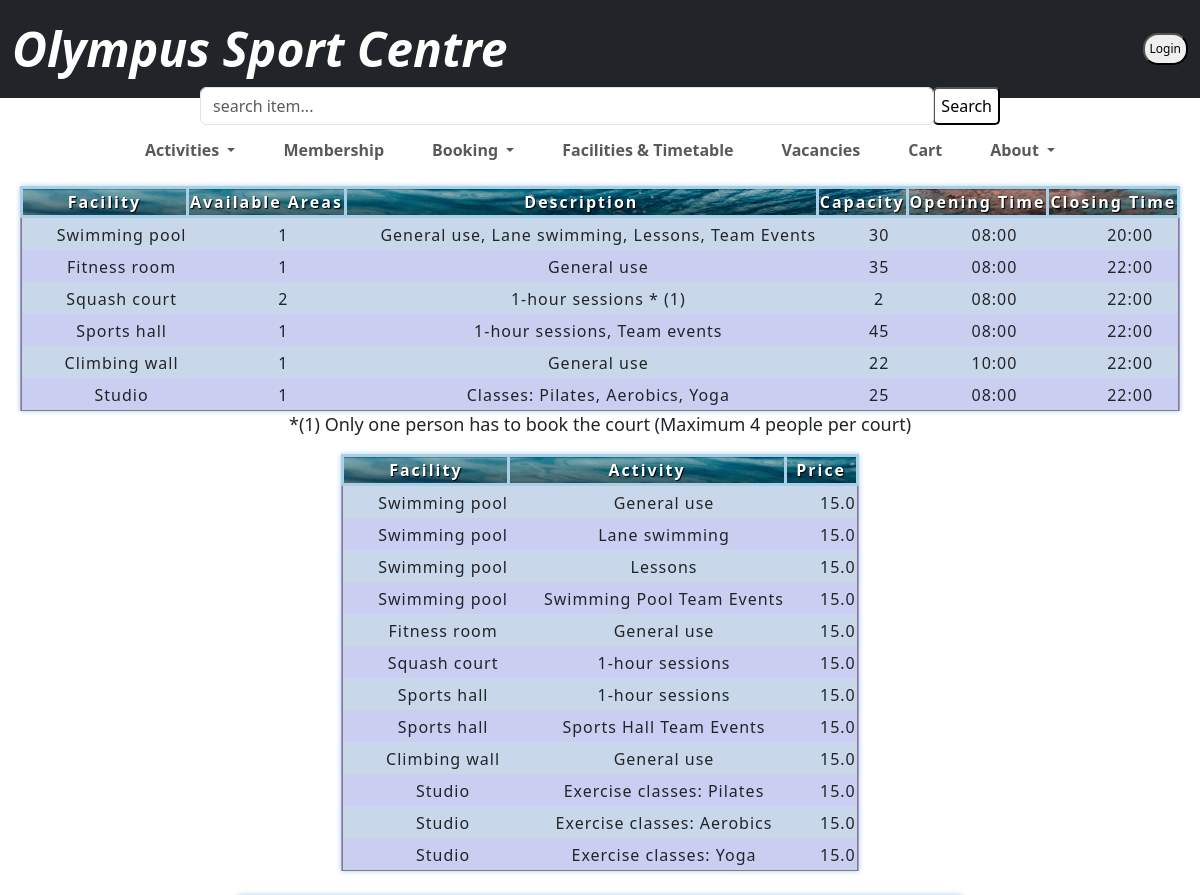
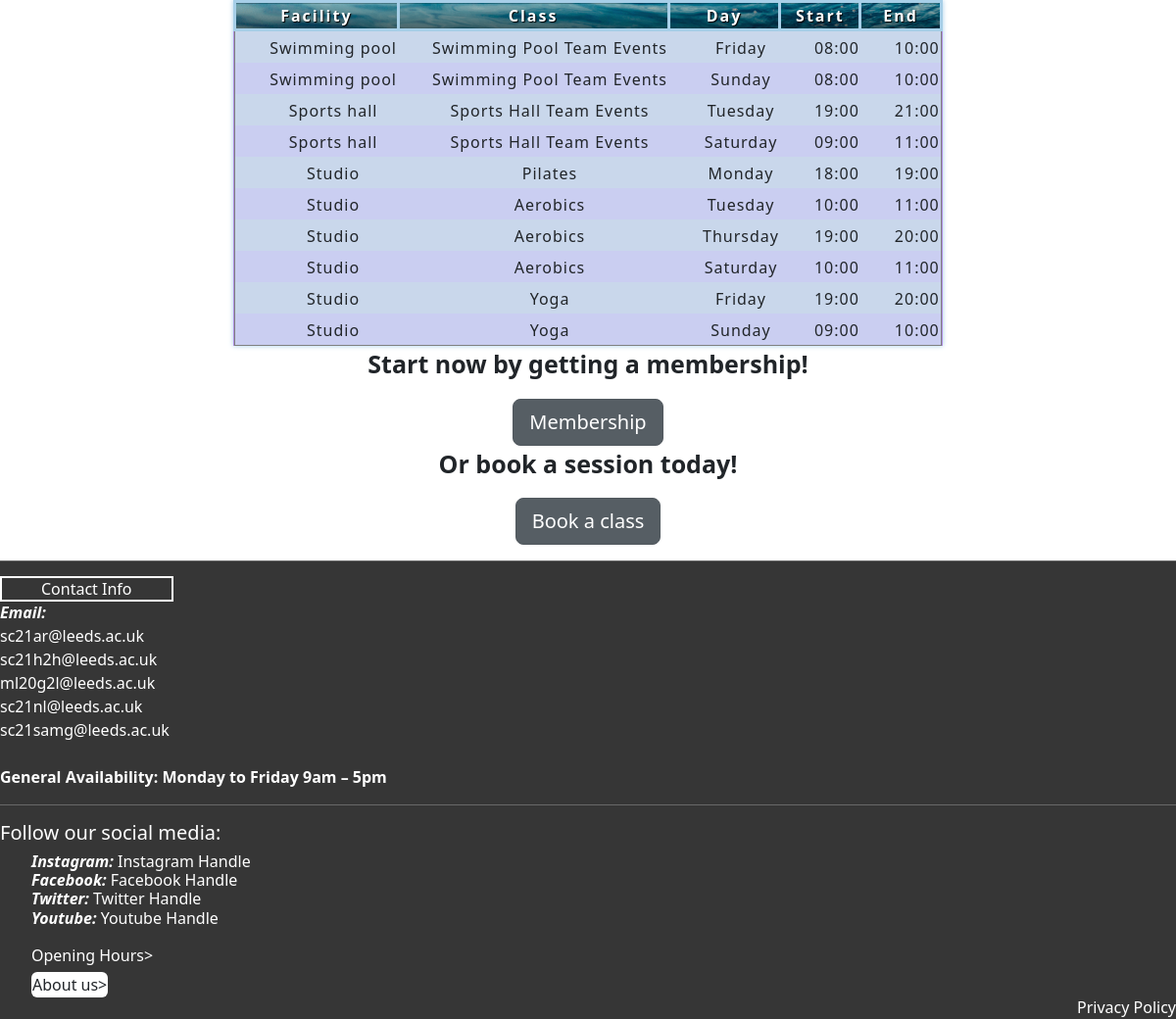
Screenshot of /facilities with the database file from the repository (2 pictures, top to bottom).
### app/models.py (models this page shows)
class facility(db.Model):
    facilityId = db.Column(db.Integer, primary_key=True)
    name = db.Column(db.String(200))
    roomCounter = db.Column(db.Integer)
    decription = db.Column(db.String(200))
    capacity = db.Column(db.Integer)
    openTime = db.Column(db.Time)
    closeTime = db.Column(db.Time)

class activity(db.Model):
    activityId = db.Column(db.Integer, db.ForeignKey("users.userId"), primary_key=True)
    facilityId = db.Column(db.Integer, db.ForeignKey("facility.facilityId"))
    name = db.Column(db.String(200))
    price = db.Column(db.Integer)

### tables this page shows
CREATE TABLE activityEvent
        (activityEventId INTEGER PRIMARY KEY,
        activityId INTEGER,
        facilityId INTEGER,
        name TEXT,
        day DATETIME,
        startTime TIME,
        endTime TIME,
        FOREIGN KEY(facilityId) REFERENCES facility(facilityId),
        FOREIGN KEY(activityId) REFERENCES activity(activityId)
        );

### app/main/views.py (the view)
@main.route('/facilities')
def facilities():
  with sqlite3.connect('app.db') as conn:
        cur = conn.cursor()
        cur.execute("SELECT facilityId, name, roomCounter, description, capacity, openTime, closeTime FROM facility")
        facility = cur.fetchall()
        cur.execute('''
        SELECT facility.name, activity.name, activity.price FROM activity
        INNER JOIN facility ON facility.facilityId = activity.facilityId
        ''')
        result = cur.fetchall()
        cur.execute('''
        SELECT  facility.name, activityEvent.name, activityEvent.day, activityEvent.startTime, activityEvent.endTime FROM activityEvent
        INNER JOIN facility ON activityEvent.facilityId = facility.facilityId
        ''')
        result1 = cur.fetchall()
  facility = parse(facility)
  result = parse(result)
  result1 = parse(result1)
  loggedIn, firstName = getLoginDetails()
  return render_template('facilities.html', result=result, result1=result1,facility=facility, loggedIn=loggedIn, firstName=firstName)

### app/main/forms.py (called while the page is built)
def parse(data):
	ans = []
	i = 0
	while i < len(data):
		curr = []
		for j in range(7):
			if i >= len(data):
				break
			curr.append(data[i])
			i += 1
		ans.append(curr)
	return ans

def getLoginDetails():
	with sqlite3.connect('app.db') as conn:
		cur = conn.cursor()
		if 'email' not in session:
			loggedIn = False
			firstName = ''
		else:
			loggedIn = True
			cur.execute("SELECT userId, firstName FROM users WHERE email = ?", (session['email'], ))
			firstName = cur.fetchone()
	conn.close()
	return (loggedIn, firstName)

### app/templates/facilities.html (shortened to what this page needs)
{% extends "base.html" %}
{% block content %}
<link rel="stylesheet" href={{ url_for('static', filename='css/table.css') }} />
  <div>
	{% for data in facility %}
	<table  border="1" class="center">
		<thead class="thead">
		<tr>
			<th>Facility</th>
			<th>Available Areas</th>
			<th>Description</th>
			<th>Capacity</th>
			<th>Opening Time</th>
			<th>Closing Time</th>
		</tr>
		</thead>
		<tbody>
			{% for row in data %}
		<tr>
			<td style="padding-bottom: 3px; padding-top: 5px; padding-left: 35px;">
				{{row[1]}}
			</td>
			<td style="padding-bottom: 3px; padding-top: 5px; padding-left: 35px;">
				{{row[2]}}
			</td>
			<td style="padding-bottom: 3px; padding-top: 5px; padding-left: 35px;">
				{{row[3]}}
			</td>
			<td style="padding-bottom: 3px; padding-top: 5px; padding-left: 35px;">
				{{row[4]}}
			</td>
			<td style="padding-bottom: 3px; padding-top: 5px; padding-left: 35px;">
				{{row[5]}}
			</td>
			<td style="padding-bottom: 3px; padding-top: 5px; padding-left: 35px;">
				{{row[6]}}
			</td>
		</tr>
			{% endfor %}
	</tbody>
	</table>
	{% endfor %}
	<center>
	<p><span style="font-size:18px">*(1) Only one person has to book the court (Maximum 4 people per court)</p>
	</center>
</div>
<div>
	<table border="1" class="center">
		<thead>
		<tr>
			<th>Facility</th>
			<th>Activity</th>
			<th>Price</th>
		</tr>
		</thead>
	<tbody>
			{% for data in result %}
			{% for row in data %}
			<td style="padding-bottom: 3px; padding-top: 5px; padding-left: 35px;">
				{{row[0]}}
			</td>
			<td style="padding-bottom: 3px; padding-top: 5px; padding-left: 35px;">
				{{row[1]}}
			</td>
			<td style="padding-bottom: 3px; padding-top: 5px; padding-left: 35px;">
				{{row[2]}}
			</td>
		{% endfor %}
		{% endfor %}
	</tbody>
	</table>
</div>
<div>
	<br>
	<table border="1" class="center">
		<thead>
		<tr>
			<th>Facility</th>
			<th>Class</th>
			<th>Day</th>
			<th>Start</th>
			<th>End</th>
		</tr>
		</thead>
		<tbody>
			{% for data in result1 %}
			{% for row in data %}
			<tr>
			<td style="padding-bottom: 3px; padding-top: 5px; padding-left: 35px;">
				{{row[0]}}
			</td>
			<td style="padding-bottom: 3px; padding-top: 5px; padding-left: 35px;">
				{{row[1]}}
			</td>
			<td style="padding-bottom: 3px; padding-top: 5px; padding-left: 35px;">
				{{row[2]}}
			</td>
			<td style="padding-bottom: 3px; padding-top: 5px; padding-left: 35px;">
				{{row[3]}}
			</td>
			<td style="padding-bottom: 3px; padding-top: 5px; padding-left: 35px;">
				{{row[4]}}
			</td>
		</tr>
			{% endfor %}
			{% endfor %}
	</tbody>
	</table>
</div>
<div>
	<center>
		<p><span style="font-size:25px"><Strong>Start now by getting a membership!</Strong></p>
			<a href="/membership" class="btn btn-secondary btn-lg active" role="button" aria-pressed="true">Membership</a>
			<br>
		<p><span style="font-size:25px"><Strong>Or book a session today!</Strong></p>
			<a href="/booking" class="btn btn-secondary btn-lg active" role="button" aria-pressed="true">Book a class</a>
			<br>
	</center>
</div>
<footer style="background-color: rgb(54, 54, 54); color:#fff">
  <hr>
  <span style="border: 2px solid rgb(255, 255, 255); padding: 0 40px">Contact Info</span><br>
  <span><strong><i>Email:</span><br></i></strong>
  <span><a style="text-decoration: none; color:#fff" href="mailto:sc21ar@leeds.ac.uk">sc21ar@leeds.ac.uk</a></span><br>
  <span><a style="text-decoration: none; color:#fff" href="mailto:sc21h2h@leeds.ac.uk">sc21h2h@leeds.ac.uk</a></span><br>
  <span><a style="text-decoration: none; color:#fff" href="mailto:ml20g2l@leeds.ac.uk">ml20g2l@leeds.ac.uk</a></span><br>
  <span><a style="text-decoration: none; color:#fff" href="mailto:sc21nl@leeds.ac.uk">sc21nl@leeds.ac.uk</a></span><br>
  <span><a style="text-decoration: none; color:#fff" href="mailto:sc21samg@leeds.ac.uk">sc21samg@leeds.ac.uk</a></span><br><br>
  <span><b>
    General Availability:
    Monday to Friday 9am – 5pm
    </b>
  </span>
  <hr>
  <div class="container12">
    <div class="right_social_media">
        <h5>Follow our social media:</h5>
        <h6><ul style="list-style: none;">
          <li><i><strong>Instagram: </strong></i><a style="text-decoration: none; color:#fff" href="https://www.instagram.com/olympussportcentre/">Instagram Handle</a></li>
          <li><i><strong>Facebook: </strong></i><a style="text-decoration: none; color:#fff" href="https://www.facebook.com/people/Olympus-Sport-Centre/100090985419485/">Facebook Handle</a></li>
          <li><i><strong>Twitter: </strong></i><a style="text-decoration: none; color:#fff" href="https://twitter.com/OlympusSportLds">Twitter Handle</a></li>
          <li><i><strong>Youtube: </strong></i><a style="text-decoration: none; color:#fff" href="https://www.youtube.com/channel/UC89p2J9l_d0eQYuKNhS23tA">Youtube Handle</a></li>
        </ul></h6>
        <ul style="list-style: none;">
            <div class="popup" onclick="myFunction()">Opening Hours>
            </div>
          <li><a style="background-color: rgb(255, 255, 255); padding: 0; margin: 5px 0"href="/aboutUs" class="btn">About us></a></li>
        </ul>
    </div>
  </div>
  <span style="text-align: right;">
  <a style="text-decoration: none; display: block; margin-top: -23px; color:#fff" href="/privacy">Privacy Policy</a>
  </span>
</footer>
{% endblock %}

### app/templates/base.html (shortened to what this page needs)
<!doctype html>
<html lang="en">
  <head>
    <link href="https://cdn.jsdelivr.net/npm/bootstrap@5.3.0-alpha1/dist/css/bootstrap.min.css" rel="stylesheet">
    <link rel="stylesheet" href={{ url_for('static', filename='css/base.css') }} />
  </head>
  <body>
    {% include "_navbar.html" %}
    {% block content %}
    {% endblock %}
  </body>
</html>

### app/templates/_navbar.html (shortened to what this page needs)
<nav class="navbar navbar-dark bg-dark navbar-expand-md navbar-expand-lg">
   <div class="container-fluid">
      <a class="navbar-brand" href="/"><font size="+5"><b><i>Olympus Sport Centre</a></font></b></i>
      <link rel="stylesheet" href={{ url_for('static', filename='css/base.css') }} />
      <tr>
         <td line-height: 6px;>
      <div class="collapse navbar-collapse" id="navbarNav">
         <ul class="navbar-nav ms-auto">
            <li class="nav-item">
               {% if not loggedIn %}
               <div class="dropdown">
                  <button class="dropbtn">Login</button>
            </div>
      {% endif %}
   </li>
</ul>
</div>
</div>
</nav>
<nav class="navbar navbar-expand-md navbar-light">
   <div class="col-md-8 position-absolute top-50 start-50 translate-middle">
      <form method="POST" action="{{ url_for('main.Search') }}">
         <div class="input-group">
            <input type="search" class="form-control rounded col-md-8 " placeholder="search item..." id="searchBox" type="text" name="searched" />
            <button style="border-radius: 5px; background-color: rgb(255, 255, 255)", id="searchButton" type="submit">Search</button>
          </div>
      </form>
   </div>
</nav>
<nav class="navbar navbar-expand-md navbar-light">
   <div class="container-fluid">
      <div class="collapse navbar-collapse justify-content-center" id="navbarNavDarkDropdown">
         <ul class="navbar-nav navbar-right">
            <li class="nav-item dropdown p-2 flex-fill">
               <a class="nav-link dropdown-toggle px-3" href="#" id="navbarDarkDropdownMenuLink" role="button" data-bs-toggle="dropdown" aria-expanded="false">
                  <strong>Activities</strong>
               </a>
            </li>
            <li class="nav-item p-2 flex-fill"><a class="nav-link px-3" href="/membership"><strong>Membership</strong></a></li>
            <li class="nav-item dropdown p-2 flex-fill">
               <a class="nav-link dropdown-toggle px-3" href="#" id="navbarDarkDropdownMenuLink" role="button" data-bs-toggle="dropdown" aria-expanded="false">
                  <strong>Booking</strong>
               </a>
            </li>
            <li class="nav-item p-2 flex-fill"><a class="nav-link px-3" href="/facilities"><strong>Facilities & Timetable</strong></a></li>
            <li class="nav-item p-2 flex-fill"><a class="nav-link px-3" href="/hiring"><strong>Vacancies</strong></a></li>
            <li class="nav-item p-2 flex-fill"><a class="nav-link px-3" href="/cart"><strong>Cart</strong></a></li>
            <li class="nav-item dropdown p-2 flex-fill">
               <a class="nav-link dropdown-toggle px-3" href="#" id="navbarDarkDropdownMenuLink" role="button" data-bs-toggle="dropdown" aria-expanded="false">
                  <strong>About</strong>
               </a>
            </li>
         </ul>
      </div>
   </div>
</nav>

### app/static/css/base.css (style rules this page uses)
@media (min-width: 951px) { .dropbtn { border-radius: 15px; color: black; padding: 5px; font-size: 12px; } }
@media (min-width: 951px) { .dropdown { display: inline; } }

### app/static/css/table.css (style rules this page uses)
table { border-collapse: collapse; margin:0; padding: .45em; box-sizing: border-box; letter-spacing: 0.5px; box-shadow: 0 0 5px rgb(167, 207, 232); }
.center { margin-left: auto; margin-right: auto; }
table tr { padding: .45em; }
tbody tr:nth-child(even) { background-color: #b6ddff; }
html { font-family: "helvetica neue", helvetica, arial, sans-serif; }
th { letter-spacing: 2px; }
td { letter-spacing: 1px; }
tbody td { text-align: center; }
thead th { text-align: center; }
thead, tfoot { background: url(swimming.png); color: #ffffff; text-shadow: 1px 1px 1px #000000; }
thead th, tfoot th, tfoot td { background: linear-gradient( to bottom, rgba(0, 0, 0, 0.1), rgba(0, 0, 0, 0.5) ); border: 3px solid rgb(167, 207, 232); }
tbody tr:nth-child(odd) { background-color: rgb(201, 215, 235); }
tbody tr:nth-child(even) { background-color: hsl(234, 59%, 87%); }
table { background-color: #ae8fe2; }

### app/templates/facilities.html (style rules this page uses)
.popup { position: relative; display: inline-block; cursor: pointer; -webkit-user-select: none; -moz-user-select: none; -ms-user-select: none; user-select: none; }

### rows the page displays
facility: name "Swimming pool", roomCounter "1", description "General use, Lane swimming, Lessons, Team Events", capacity "30", openTime "08:00", closeTime "20:00"
facility: name "Fitness room", roomCounter "1", description "General use", capacity "35", openTime "08:00", closeTime "22:00"
facility: name "Squash court", roomCounter "2", description "1-hour sessions * (1)", capacity "2", openTime "08:00", closeTime "22:00"
facility: name "Sports hall", roomCounter "1", description "1-hour sessions, Team events", capacity "45", openTime "08:00", closeTime "22:00"
facility: name "Climbing wall", roomCounter "1", description "General use", capacity "22", openTime "10:00", closeTime "22:00"
facility: name "Studio", roomCounter "1", description "Classes: Pilates, Aerobics, Yoga", capacity "25", openTime "08:00", closeTime "22:00"
activity: name "Swimming pool", name "General use", price "15.0"
activity: name "Swimming pool", name "Lane swimming", price "15.0"
activity: name "Swimming pool", name "Lessons", price "15.0"
activity: name "Swimming pool", name "Swimming Pool Team Events", price "15.0"
activity: name "Fitness room", name "General use", price "15.0"
activity: name "Squash court", name "1-hour sessions", price "15.0"
activity: name "Sports hall", name "1-hour sessions", price "15.0"
activity: name "Sports hall", name "Sports Hall Team Events", price "15.0"
activity: name "Climbing wall", name "General use", price "15.0"
activity: name "Studio", name "Exercise classes: Pilates", price "15.0"
activity: name "Studio", name "Exercise classes: Aerobics", price "15.0"
activity: name "Studio", name "Exercise classes: Yoga", price "15.0"
activityEvent: name "Swimming pool", name "Swimming Pool Team Events", day "Friday", startTime "08:00", endTime "10:00"
activityEvent: name "Swimming pool", name "Swimming Pool Team Events", day "Sunday", startTime "08:00", endTime "10:00"
activityEvent: name "Sports hall", name "Sports Hall Team Events", day "Tuesday", startTime "19:00", endTime "21:00"
activityEvent: name "Sports hall", name "Sports Hall Team Events", day "Saturday", startTime "09:00", endTime "11:00"
activityEvent: name "Studio", name "Pilates", day "Monday", startTime "18:00", endTime "19:00"
activityEvent: name "Studio", name "Aerobics", day "Tuesday", startTime "10:00", endTime "11:00"
activityEvent: name "Studio", name "Aerobics", day "Thursday", startTime "19:00", endTime "20:00"
activityEvent: name "Studio", name "Aerobics", day "Saturday", startTime "10:00", endTime "11:00"
activityEvent: name "Studio", name "Yoga", day "Friday", startTime "19:00", endTime "20:00"
activityEvent: name "Studio", name "Yoga", day "Sunday", startTime "09:00", endTime "10:00"
